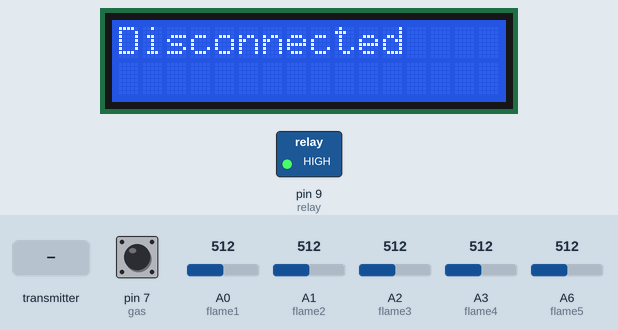
Bench run of a sketch on a simulated Arduino Nano, built with avr-gcc and run on an emulated ATmega328P. Shown: 16×2 character LCD, switched loads named in the sketch (green lamp = pin HIGH). Dashed ring = blinking. Inputs (shaded band) come from the test bench; at power-on: pin 7 (gas) HIGH, A0 (flame1) = 512, A1 (flame2) = 512, A2 (flame3) = 512, A3 (flame4) = 512, A6 (flame5) = 512. No radio packets arrive unless stated; the modem accepts every AT command (registered, SIM ready, sends succeed) and sends nothing else.

Above: at 1.2 s.
1.3 s: pin 7 (gas) driven LOW
At 1.51 s:
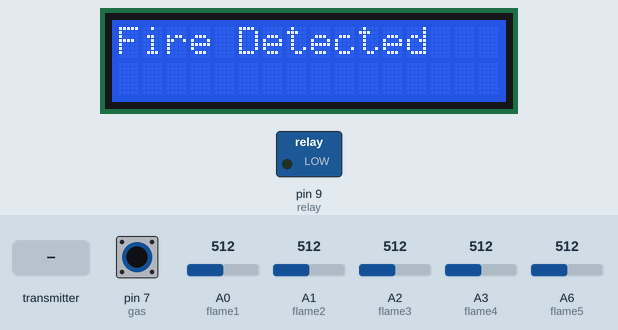
4.3 s: pin 7 (gas) driven HIGH
At 5.0 s:
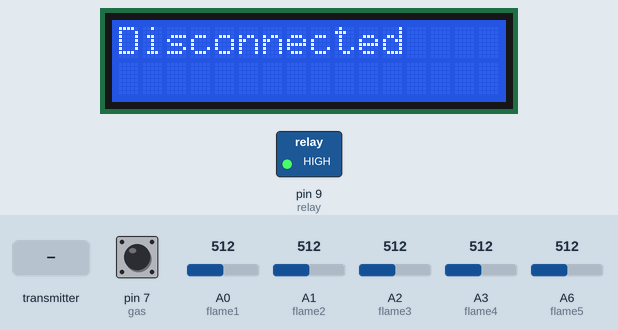
6.0 s: the transmitter starts sending fireState = 1
At 6.6 s:
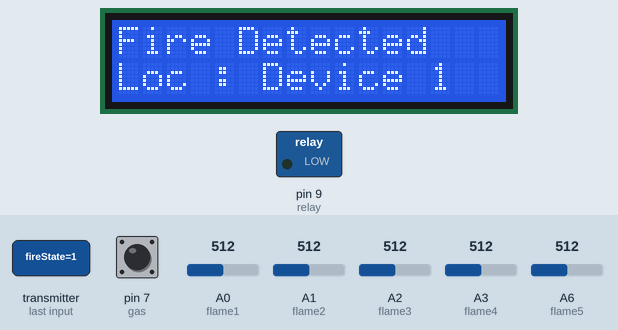
9.0 s: the transmitter starts sending fireState = 0
At 9.63 s:
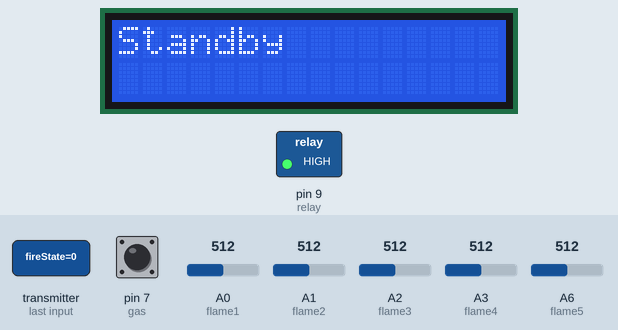
12.0 s: pin 7 (gas) pulsed LOW 5 times (0.12 s each, 0.3 s apart)
At 12.86 s:
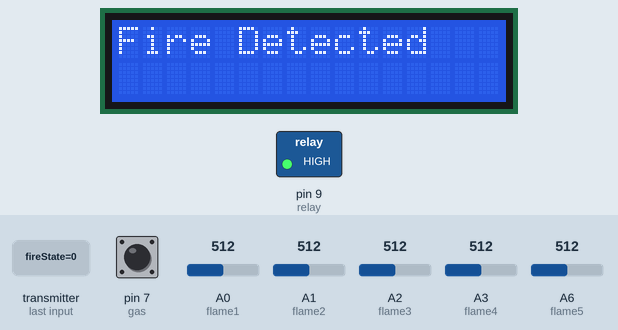
16.5 s: pin 7 (gas) driven LOW
At 16.67 s:
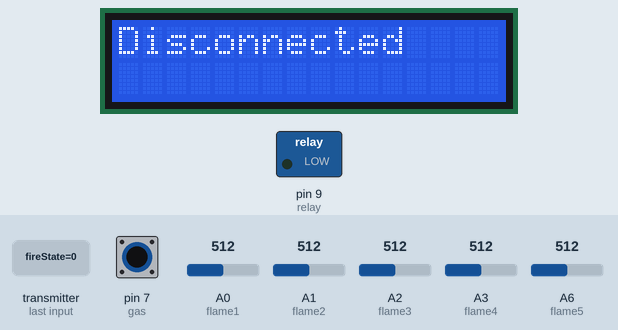
Timing chart, 0 to 19.5 s (numbered marks = the images above; inputs shaded):
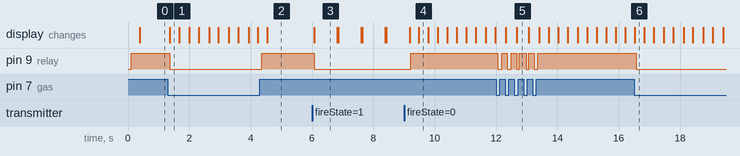

The sketch:

Device_02.ino
```cpp
/*
   Fire Alarm Detector
   Device 2/2
*/

#include <Wire.h>
#include <LiquidCrystal_I2C.h>
#include <SPI.h>
#include <RF24.h>
#include <SoftwareSerial.h>

SoftwareSerial SIM800L(2, 3);   // RX, TX

#define flame1 A0
#define flame2 A1
#define flame3 A2
#define flame4 A3
#define flame5 A6
bool flameState = false;

#define gas 7
bool gasState = false;

#define relay 9

LiquidCrystal_I2C lcd (0x3F, 16, 2);  // SDA=A4, SCL=A5

RF24 radio (10, 8); // CE, CSN
const byte addresses[][6] = {"00001", "00002"};
bool fireState = false;
bool fireState2 = false;
bool sendSMS = false;

void setup() {
  // Setup GSM
  SIM800L.begin(9600);

  // Setup LCD
  lcd.begin();
  lcd.backlight();

  // Setup Radio module
  radio.begin();
  radio.setChannel(1);
  radio.setPALevel(RF24_PA_MIN);
  radio.setDataRate(RF24_250KBPS);
  radio.setCRCLength(RF24_CRC_8);
  radio.openWritingPipe(addresses[0]);
  radio.openReadingPipe(1, addresses[1]);
  radio.powerUp();

  // Setup PORT
  pinMode(flame1, INPUT);
  pinMode(flame2, INPUT);
  pinMode(flame3, INPUT);
  pinMode(flame4, INPUT);
  pinMode(flame5, INPUT);
  pinMode(gas, INPUT);

  pinMode(relay, OUTPUT);
}

void loop() {
  flameRead();
  gasRead();
  lcd.clear();

  delay(5);

  if (flameState == true && gasState == true) {
    fireState2 = true;
    lcd.setCursor(0, 0);
    lcd.print("Fire Detected    ");
    lcd.setCursor(0, 1);
    lcd.print("                 ");
    digitalWrite(relay, LOW);
    //sendMessage();
  }
  else {
    fireState2 = false;
    sendSMS = false;
    radio.startListening();
    if (radio.available() == 1) {
      radio.read(&fireState, sizeof(fireState));
      if (fireState == true) {
        lcd.setCursor(0, 0);
        lcd.print("Fire Detected ");
        lcd.setCursor(0, 1);
        lcd.print("Loc : Device 1");
        digitalWrite(relay, LOW);
        sendMessage();
      } else {
        lcd.setCursor(0, 0);
        lcd.print("Standby       ");
        lcd.setCursor(0, 1);
        lcd.print("              ");
        digitalWrite(relay, HIGH);
      }
    } else {
      lcd.setCursor(0, 0);
      lcd.print("Disconnected    ");
      lcd.setCursor(0, 1);
      lcd.print("                ");
      digitalWrite(relay, HIGH);
    }

    delay(5);
    radio.stopListening();
  }

  radio.write(&fireState2, sizeof(fireState2));
}

void flameRead () {
  int flameValue1 = analogRead(flame1);
  int flameValue2 = analogRead(flame2);
  int flameValue3 = analogRead(flame3);
  int flameValue4 = analogRead(flame4);
  int flameValue5 = analogRead(flame5);

  if (flameValue1 > 350 || flameValue2 > 350 || flameValue3 > 350 || flameValue4 > 350 || flameValue5 > 350) {
    flameState = true;
  } else flameState = false;
}

void gasRead() {
  if (!digitalRead(gas)) {
    gasState = true;
  } else gasState = false;
}

void sendMessage () {
  if (!sendSMS) {
    SIM800L.write("AT+CMGF=1\r\n");                   // Set format SMS to ASCII
    delay(100);
    SIM800L.write("AT+CMGS=\"087853261000\"\r\n");
    delay(100);
    SIM800L.write("WARNING!! FIRE DETECTED AT DEVICE 1");
    delay(100);
    SIM800L.write((char)26);
    delay(100);
    SIM800L.write("AT+CMGF=1\r\n");                   // Set format SMS to ASCII
    delay(100);
    SIM800L.write("AT+CMGS=\"087729993399\"\r\n");
    delay(100);
    SIM800L.write("BAHAYA!! KEBAKARAN DI ALAMAT A");
    SIM800L.write((char)26);
    sendSMS = true;
  }
}
```

Measured:
- after the input at 1.3 s, pin 9 (relay): HIGH → LOW after 0.06 s; the display: changes after 0.06 s (image 1)
- after the input at 4.3 s, pin 9 (relay): LOW → HIGH after 0.06 s; the display: changes after 0.24 s (image 2)
- after the input at 6.0 s, pin 9 (relay): HIGH → LOW after 0.07 s; the display: changes after 0.08 s (image 3)
- after the input at 9.0 s, pin 9 (relay): LOW → HIGH after 0.21 s
- after the input at 12.0 s, pin 9 (relay): alternates HIGH for 0.18 s and LOW for 0.12 s, 10 changes in all, then stays HIGH, starting after 0.06 s
- after the input at 16.5 s, pin 9 (relay): HIGH → LOW after 0.07 s
- what the display in image 3 shows lasts 0.7 s, from 6.1 s to 6.8 s
